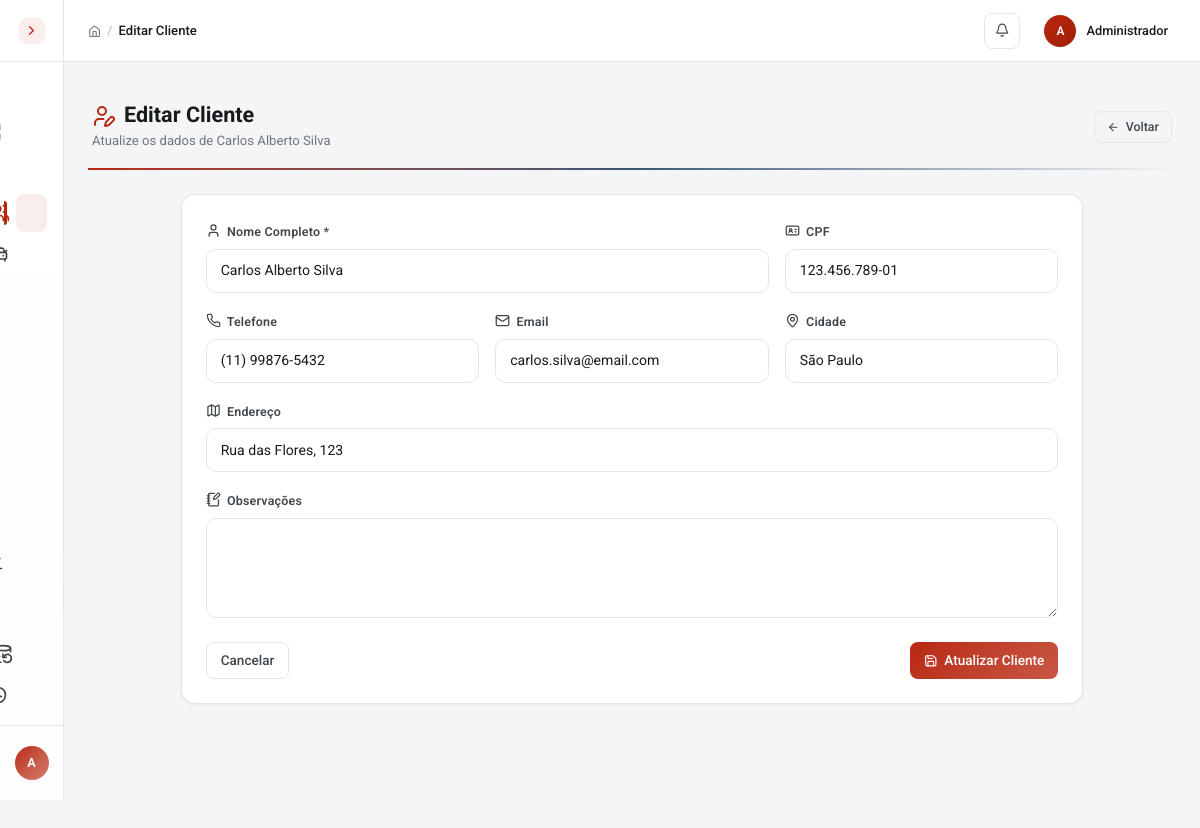
The page /pages/clientes/editar.php?id=1 (signed in) on the database its author committed.
### tables this page shows
CREATE TABLE clientes (
  id INT AUTO_INCREMENT PRIMARY KEY,
  nome VARCHAR(120) NOT NULL,
  cpf VARCHAR(14) UNIQUE,
  telefone VARCHAR(20),
  email VARCHAR(120),
  endereco VARCHAR(255),
  cidade VARCHAR(80),
  observacoes TEXT,
  data_cadastro TIMESTAMP DEFAULT CURRENT_TIMESTAMP,
  data_atualizacao TIMESTAMP DEFAULT CURRENT_TIMESTAMP ON UPDATE CURRENT_TIMESTAMP
);

### config/conexao.php (called while the page is built, shortened)
<?php
function esc($dado) {
    return htmlspecialchars((string) $dado, ENT_QUOTES, 'UTF-8');
}
?>

### pages/clientes/editar.php (the view, shortened to what this page needs)
<?php
require_once __DIR__ . '/../../config/conexao.php';
$id = isset($_GET['id']) ? (int)$_GET['id'] : 0;
$stmt = $conn->prepare("SELECT * FROM clientes WHERE id = :id");
$stmt->bindParam(':id', $id);
$stmt->execute();
$cliente = $stmt->fetch();
require_once __DIR__ . '/../../includes/header.php';
?>
<div class="page-header">
    <div>
        <h1><i data-lucide="user-pen" class="text-primary me-2"></i>Editar Cliente</h1>
        <span class="page-subtitle">Atualize os dados de <?php echo esc($cliente['nome']); ?></span>
    </div>
    <a href="listar.php" class="btn btn-outline-secondary btn-icon">
        <i data-lucide="arrow-left"></i> Voltar
    </a>
</div>
<div class="row justify-content-center">
    <div class="col-lg-10">
        <div class="card">
            <div class="card-body p-4">
                <form method="POST" action="processar.php?acao=editar">
                    <div class="row g-3">
                        <div class="col-md-8">
                            <label for="nome" class="form-label"><i data-lucide="user" class="form-label-icon"></i> Nome Completo *</label>
                            <input type="text" class="form-control" id="nome" name="nome" value="<?php echo esc($cliente['nome']); ?>" required>
                        </div>
                        <div class="col-md-4">
                            <label for="cpf" class="form-label"><i data-lucide="id-card" class="form-label-icon"></i> CPF</label>
                            <input type="text" class="form-control" id="cpf" name="cpf" value="<?php echo esc($cliente['cpf']); ?>" oninput="formatarCPF(this)">
                        </div>
                        <div class="col-md-4">
                            <label for="telefone" class="form-label"><i data-lucide="phone" class="form-label-icon"></i> Telefone</label>
                            <input type="text" class="form-control" id="telefone" name="telefone" value="<?php echo esc($cliente['telefone']); ?>" oninput="formatarTelefone(this)">
                        </div>
                        <div class="col-md-4">
                            <label for="email" class="form-label"><i data-lucide="mail" class="form-label-icon"></i> Email</label>
                            <input type="email" class="form-control" id="email" name="email" value="<?php echo esc($cliente['email']); ?>">
                        </div>
                        <div class="col-md-4">
                            <label for="cidade" class="form-label"><i data-lucide="map-pin" class="form-label-icon"></i> Cidade</label>
                            <input type="text" class="form-control" id="cidade" name="cidade" value="<?php echo esc($cliente['cidade']); ?>">
                        </div>
                        <div class="col-12">
                            <label for="endereco" class="form-label"><i data-lucide="map" class="form-label-icon"></i> Endereço</label>
                            <input type="text" class="form-control" id="endereco" name="endereco" value="<?php echo esc($cliente['endereco']); ?>" placeholder="Rua, número, bairro">
                        </div>
                        <div class="col-12">
                            <label for="observacoes" class="form-label"><i data-lucide="notebook-pen" class="form-label-icon"></i> Observações</label>
                            <textarea class="form-control" id="observacoes" name="observacoes" rows="3"><?php echo esc($cliente['observacoes']); ?></textarea>
                        </div>
                    </div>
                    <div class="d-flex justify-content-between mt-4">
                        <a href="listar.php" class="btn btn-outline-secondary">Cancelar</a>
                        <button type="submit" class="btn btn-primary btn-icon">
                            <i data-lucide="save"></i> Atualizar Cliente
                        </button>
                    </div>
                </form>
            </div>
        </div>
    </div>
</div>
<?php require_once __DIR__ . '/../../includes/footer.php'; ?>

### includes/header.php (style rules this page uses)
body { opacity:0;transition:opacity .25s ease }

### rows shown on the page
clientes: nome "Carlos Alberto Silva", cpf "123.456.789-01", telefone "(11) 99876-5432", email "carlos.silva@email.com", cidade "São Paulo", endereco "Rua das Flores, 123"

### other values the page prints
substr($_SESSION['usuario_nome'] ?? 'U', 0, 1) "A"
$titulo_pagina "Editar Cliente"
$_SESSION['usuario_nome'] "Administrador"
